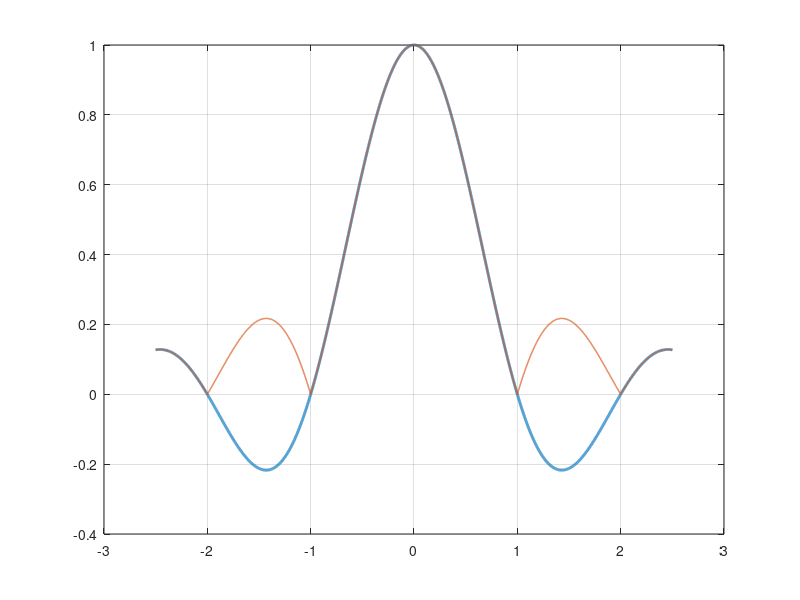

Recreate this plot in MATLAB. (Note: this script raises an error after producing the figure.)
clc
clear
tic
format long
theta = [-90:.1:90];
M = 11;
gamma_L = sind(-30);
gamma_R = sind(30);
L_to_lambda = (gamma_R-gamma_L) * (M - 1)/4; 
z_to_lambda = linspace (-L_to_lambda ,L_to_lambda ,1000*M);
I_z = sinc(z_to_lambda);
abs_I_z = abs (I_z);
plot(z_to_lambda , I_z,"LineWidth",2), grid on , hold on
plot(z_to_lambda , abs_I_z,"LineWidth",1), grid on , hold on

pks = findpeaks(abs_I_z, z_to_lambda);
level = number(pks(1));
yline(level)

antenna_pos = linspace (-L_to_lambda ,L_to_lambda ,M);
Y_antenna = sinc (antenna_pos) ;
plot(antenna_pos, Y_antenna,'o',"LineWidth",6)

delta = 1e-3;
I_candidated = find(abs(abs_I_z - level)<delta);
z_candidated = z_to_lambda(I_candidated);
I_candidated = abs_I_z (I_candidated);
plot(z_candidated, I_candidated,'*',"LineWidth",6)

for i = 1: M
    [a(i),b(i)] = min(abs(antenna_pos(i) - z_candidated));
    Y_antenna_moving(i) = sinc(z_candidated(b(i)));
    sn = sign(Y_antenna_moving(i));
    displacement(i) = a(i) * sn
    plot(z_candidated(b(i)),Y_antenna_moving(i),'^',"LineWidth",6)
end 

R_initial = Y_antenna' * Y_antenna ;
P_initial = Beam_Pattern(M,theta,R_initial/sum(sum(R_initial)));
figure
plot(theta, 10*log10(P_initial)); grid on; axis([-80,80, -60, 5]); 

Y_antenna_moving = Y_antenna_moving.* exp(1i*displacement);
R = Y_antenna_moving' * Y_antenna_moving ;
P = Beam_Pattern(M,theta,R/sum(sum(R)));
hold on;
plot(theta, 10*log10(P)); grid on; axis([-90,90, -60, 5]);

% matrix = 1 * ones(M);
% for i = 1:M
%     matrix(i, i) = 1;
% end
% R_new = R.*matrix;
% P_new = Beam_Pattern(M,theta,R_new/sum(sum(R_new)));
% figure
% plot(theta, 10*log10(P_new)); grid on; axis([-90,90, -60, 5]);
toc